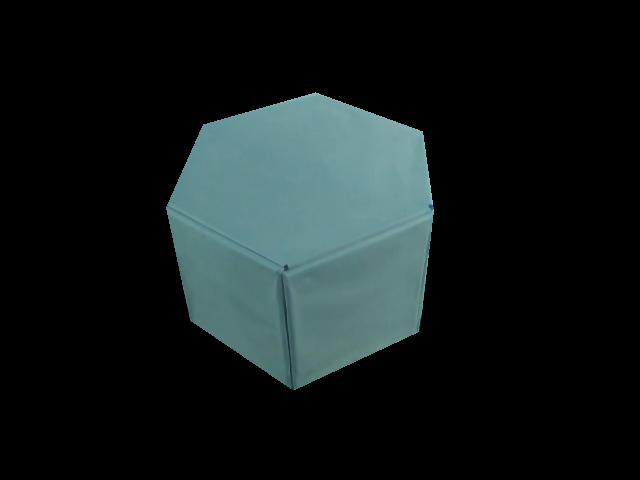
%> input picture Datasets/pentagon/10_maskedImage.png, 640 x 480 px
$ octave RGB_AnalysisWORKING.m   (GNU Octave 9; MATLAB toolbox functions it lacks are replaced by stand-ins)
%> lines starting %> are read from the running program, lines starting %| are printed output that depends on the picture
clear
clc

addpath(genpath('C:\Users\Jared\Documents\ECTE458\3D-LV'))
cd C:\Users\Jared\Documents\ECTE458\3D-LV\Datasets\parallelogram
RGB = '10_maskedImage.png';
RGB = imread(RGB);
%> RGB is the input picture: size 480x640x3 uint8; mean R, G, B 19.4, 27.2, 27.3
[rows, columns, numberOfColorChannels] = size(RGB);
%> rows = 480; columns = 640; numberOfColorChannels = 3
img = rgb2gray(RGB);
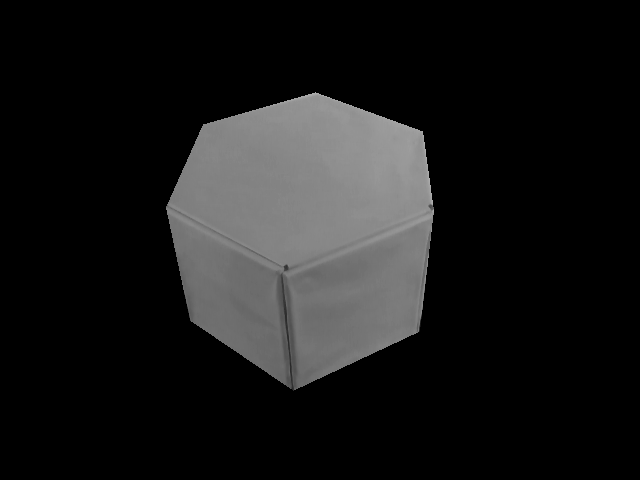
%> img: size 480x640 uint8; min 0, max 174, mean 24.9
low = 0;
high = 0.7;
img = imadjust(img,[low high],[]); % I is double
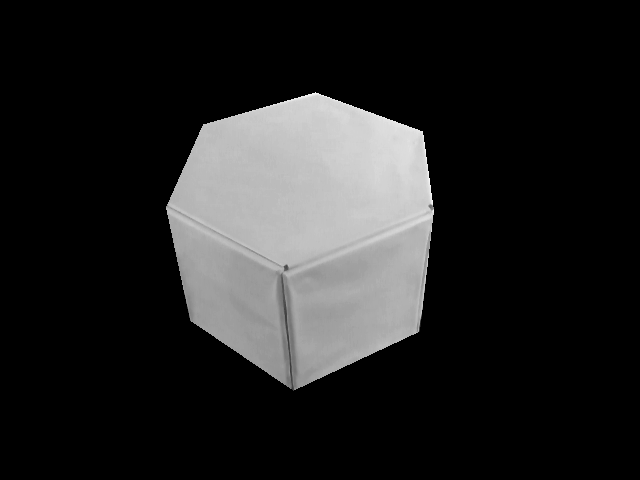
%> img: size 480x640 uint8; min 0, max 249, mean 35.5
%img = imfilter(img, ones(4)/16);
imgB = imgaussfilt(img, 2);
%> (the run ends here)
